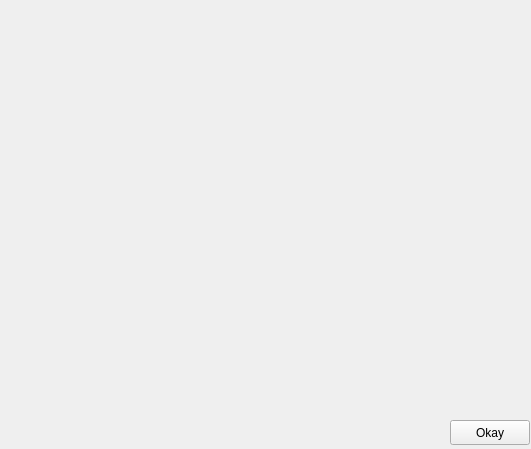
<?xml version="1.0" encoding="UTF-8"?>
<ui version="4.0">
 <class>Form</class>
 <widget class="QWidget" name="Form">
  <property name="geometry">
   <rect>
    <x>0</x>
    <y>0</y>
    <width>531</width>
    <height>449</height>
   </rect>
  </property>
  <property name="windowTitle">
   <string>Form</string>
  </property>
  <widget class="QPushButton" name="okay_button">
   <property name="geometry">
    <rect>
     <x>450</x>
     <y>420</y>
     <width>80</width>
     <height>25</height>
    </rect>
   </property>
   <property name="text">
    <string>Okay</string>
   </property>
  </widget>
 </widget>
 <resources/>
 <connections/>
</ui>
